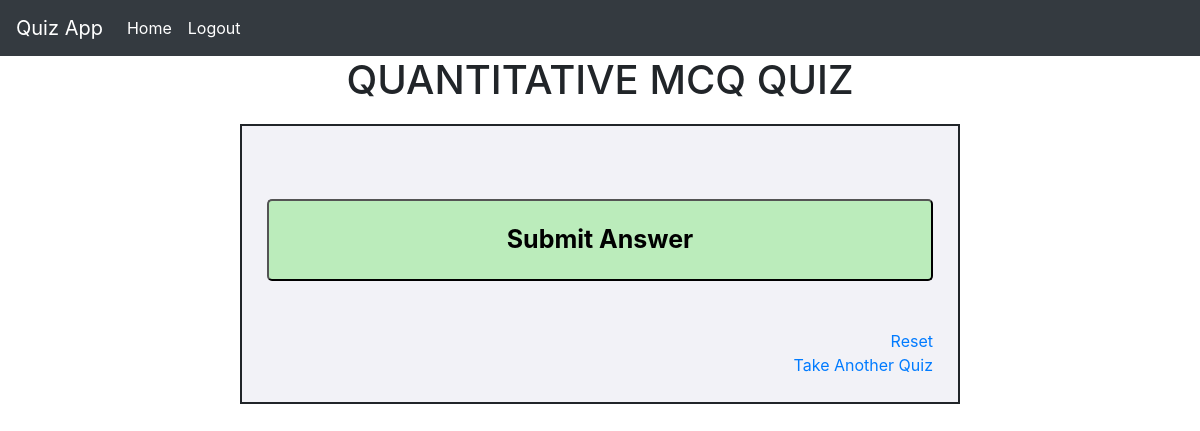
The page /quantitativequizpage on the database as committed earlier.
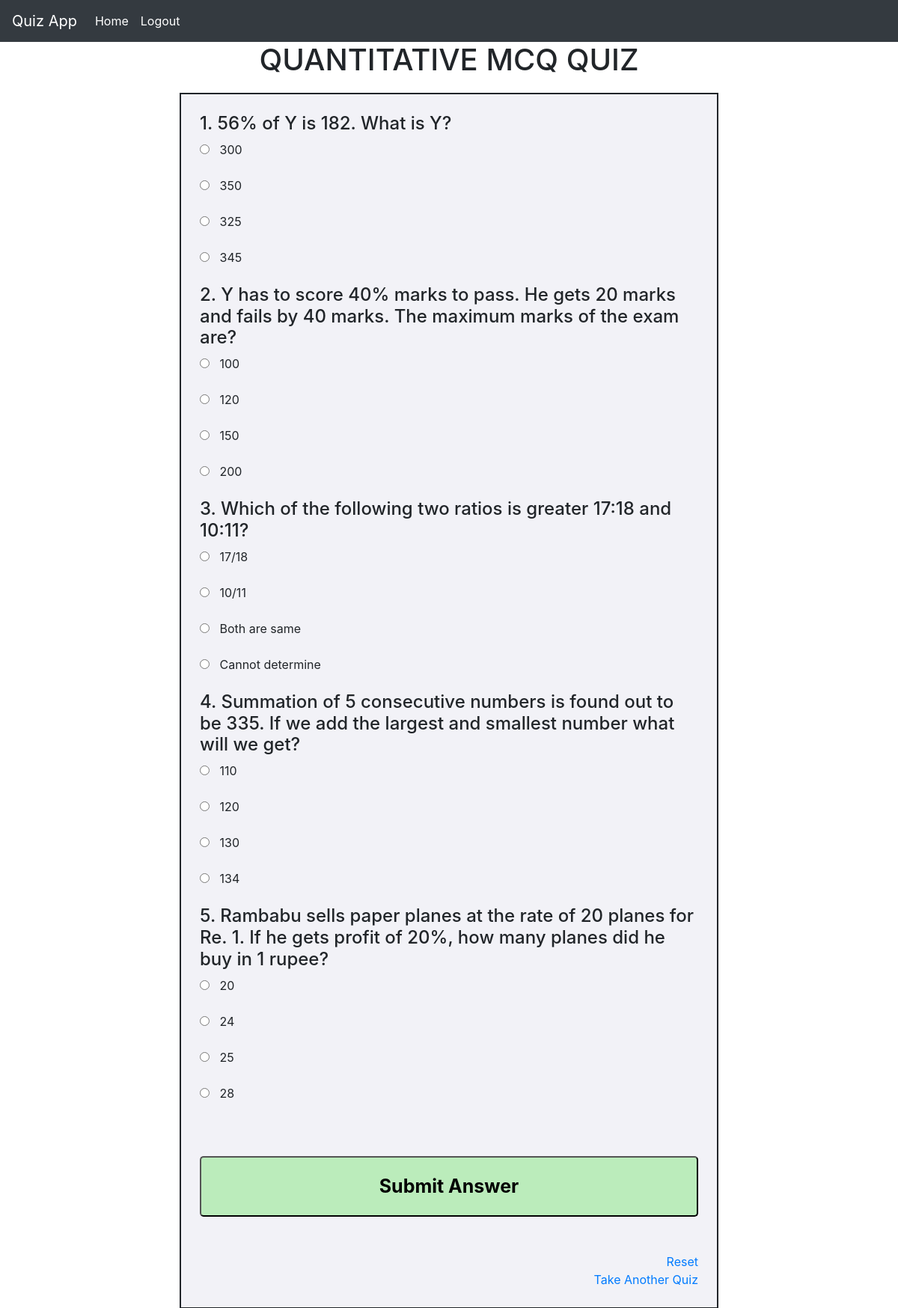
The same page on the database as committed later.
### questionbank/models.py (models this page shows, shortened)
class QuantitativeQBank(models.Model):
    question = models.CharField(max_length=150)
    option1 = models.CharField(max_length=150)
    option2 = models.CharField(max_length=150)
    option3 = models.CharField(max_length=150)
    option4 = models.CharField(max_length=150)
    answer = models.CharField(max_length=150)

### questionbank/views.py (the view)
# urls.py: path('quantitativequizpage',quantitativepage.as_view(),name='quantitativequizpage'),
class quantitativepage(TemplateView):
    template_name = 'quantitative.html'
    def get_context_data(self, **kwargs):
        context = super().get_context_data(**kwargs)
        context['questions'] = QuantitativeQBank.objects.all()
        return context

### questionbank/templates/quantitative.html (shortened to what this page needs)
{% load static %}
<!DOCTYPE html>
<html>
<head>
	<link rel = "stylesheet" href = "{% static 'css/quiz.css' %}">
	<link rel="stylesheet" href="https://stackpath.bootstrapcdn.com/bootstrap/4.5.2/css/bootstrap.min.css">
</head>
<body>
    <nav class="navbar navbar-expand-lg navbar-dark bg-dark">
        <a class="navbar-brand" href="/">Quiz App</a>
        <div class="collapse navbar-collapse" id="navbarSupportedContent">
          <ul class="navbar-nav mr-auto">
            <li class="nav-item active">
              <a class="nav-link" href="{% url 'indexPage' %}">Home</a>
            </li>
            <li class="nav-item active">
              <a class="nav-link" href="{% url 'LogoutPage' %}">Logout <span class="sr-only">(current)</span></a>
            </li>
          </ul>
        </div>
    </nav>
    <center>
      <h1>QUANTITATIVE MCQ QUIZ</h1>
    </center>
    <div id = "container">
      <section id="quizsection">
        <form name = "quizForm" onsubmit = "return submitAnswers(answers=[{% for q in questions%} '{{ q.answer }}',{% endfor %}])">
            {% for q in questions %}
                <h4> {{ q.id }}.  {{ q.question }}</h4>
                <input type = "radio" name = "q{{ q.id }}" value = "a" id = "q1a">&nbsp;&nbsp;    {{ q.option1 }}<br><br>
                <input type = "radio" name = "q{{ q.id }}" value = "b" id = "q1b">&nbsp;&nbsp;    {{ q.option2 }}<br><br>
                <input type = "radio" name = "q{{ q.id }}" value = "c" id = "q1c">&nbsp;&nbsp;    {{ q.option3 }}<br><br>
                <input type = "radio" name = "q{{ q.id }}" value = "d" id = "q1d">&nbsp;&nbsp;    {{ q.option4 }}<br><br>
            {% endfor %}
                <br><br>
			         <input id= "button" type = "submit" value = "Submit Answer">
		    </form>
		    <br><br>
	    </section>
      <a href=" " class="button">Reset</a>
	    <br>
	    <a href="{% url 'back' %}" class="button">Take Another Quiz</a>
    </div>
</body>
</html>

### questionbank/static/css/quiz.css (style rules this page uses)
#container { border: 2px solid; width: 60%; background: rgb(242, 242, 247); margin: 20px auto; overflow: auto; padding: 25px; }
.button { float: right; }
#button { font-size: 25px; display: block; width: 100%; height: auto; background: rgb(187, 236, 187); padding: 20px; text-align: center; border-radius: 5px; color: black; font-weight: bold; }

Rows that differ between the two databases and show on the page:
added QuantitativeQBank: id "1", question "56% of Y is 182. What is Y?", option1 "300", option2 "350", option3 "325", option4 "345"
added QuantitativeQBank: id "2", question "Y has to score 40% marks to pass. He gets 20 marks and fails by 40 marks. The maximum marks of the exam are?", option1 "100", option2 "120", option3 "150", option4 "200"
added QuantitativeQBank: id "3", question "Which of the following two ratios is greater 17:18 and 10:11?", option1 "17/18", option2 "10/11", option3 "Both are same", option4 "Cannot determine"
added QuantitativeQBank: id "4", question "Summation of 5 consecutive numbers is found out to be 335. If we add the largest and smallest number what will we get?", option1 "110", option2 "120", option3 "130", option4 "134"
added QuantitativeQBank: id "5", question "Rambabu sells paper planes at the rate of 20 planes for Re. 1. If he gets profit of 20%, how many planes did he buy in 1 rupee?", option1 "20", option2 "24", option3 "25", option4 "28"
